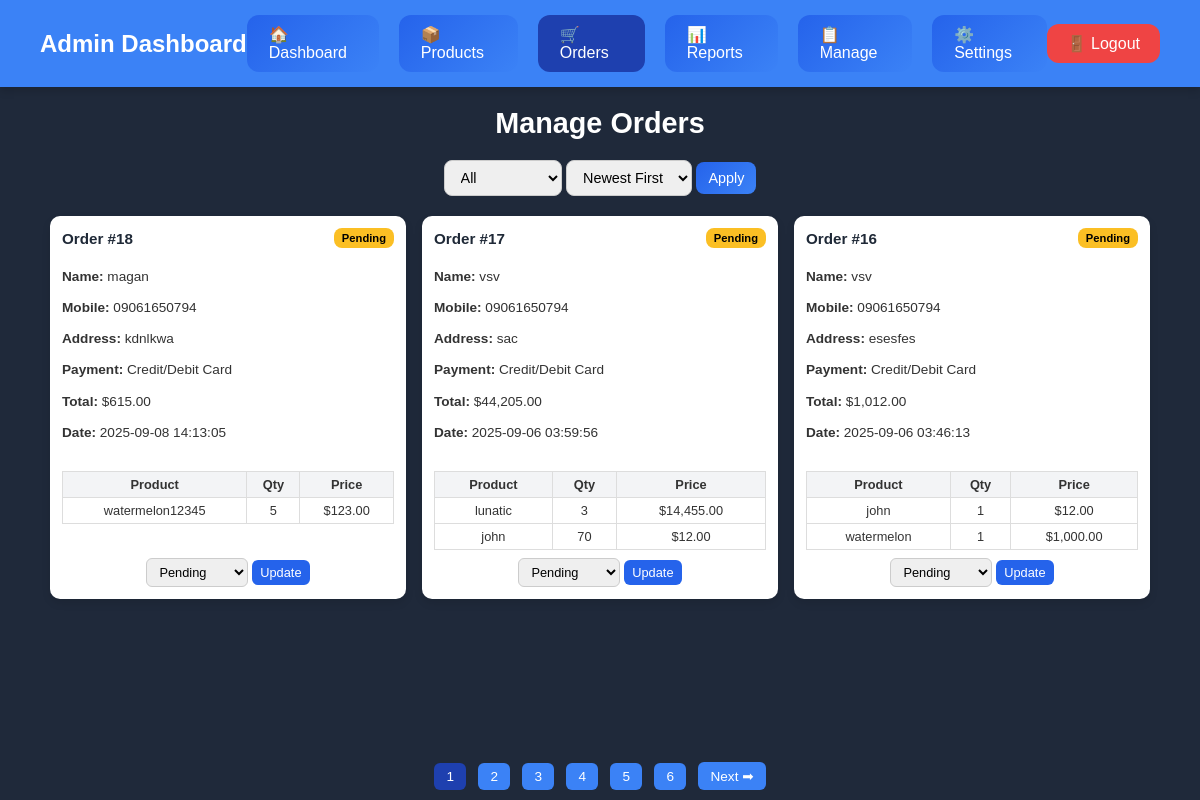
/order.php (signed in), run on the app's committed database.
### tables this page shows
CREATE TABLE `orders` (
  `id` int(11) NOT NULL,
  `customer_id` int(11) NOT NULL,
  `full_name` varchar(150) NOT NULL,
  `address` varchar(255) NOT NULL,
  `mobile` varchar(20) NOT NULL,
  `mobile_number` varchar(20) DEFAULT NULL,
  `total` decimal(10,2) NOT NULL,
  `payment_method` enum('Cash on Delivery','Credit/Debit Card','Gcash','PayPal') NOT NULL DEFAULT 'Cash on Delivery',
  `status` enum('Pending','Processing','Shipped','Delivered','Cancelled') DEFAULT 'Pending',
  `created_at` timestamp NOT NULL DEFAULT current_timestamp()
);

CREATE TABLE `order_items` (
  `id` int(11) NOT NULL,
  `order_id` int(11) NOT NULL,
  `product_id` int(11) NOT NULL,
  `quantity` int(11) NOT NULL,
  `price` decimal(10,2) NOT NULL
);

CREATE TABLE `products` (
  `id` int(11) NOT NULL,
  `name` varchar(100) NOT NULL,
  `description` text DEFAULT NULL,
  `image` varchar(255) DEFAULT NULL,
  `price` decimal(10,2) NOT NULL,
  `created_at` timestamp NOT NULL DEFAULT current_timestamp(),
  `quantity` int(11) NOT NULL DEFAULT 0
);

### order.php (the view, shortened to what this page needs)
<?php
include 'db.php';
$filter_status = isset($_GET['status']) ? $_GET['status'] : "All";
$sort_order = isset($_GET['sort']) ? $_GET['sort'] : "newest";
$limit = 3;
$page = isset($_GET['page']) ? (int)$_GET['page'] : 1;
$offset = ($page - 1) * $limit;
$where = "WHERE 1=1";
$params = [];
$types = "";
$orderBy = ($sort_order === "oldest") ? "ASC" : "DESC";
$sqlCount = "SELECT COUNT(*) AS total FROM orders $where";
$stmtCount = $conn->prepare($sqlCount);
$stmtCount->execute();
$totalOrders = $stmtCount->get_result()->fetch_assoc()['total'];
$totalPages = ceil($totalOrders / $limit);
$sql = "SELECT * FROM orders $where ORDER BY created_at $orderBy LIMIT ? OFFSET ?";
$stmt = $conn->prepare($sql);
if (!empty($params)) {
    $types .= "ii";
    $params[] = $limit;
    $params[] = $offset;
    $stmt->bind_param($types, ...$params);
} else {
    $stmt->bind_param("ii", $limit, $offset);
}
$stmt->execute();
$orders = $stmt->get_result();
?>
<!DOCTYPE html>
<html lang="en">
<head>
</head>
<body>
<header>
    <h2>Admin Dashboard</h2>
    <nav>
        <a href="home.php">🏠 Dashboard</a>
        <a href="products.php">📦 Products</a>
        <a href="order.php" class="active">🛒 Orders</a>
        <a href="report.php">📊 Reports</a>
        <a href="manage.php">📋 Manage</a>
        <a href="settings.php">⚙️ Settings</a>
    </nav>
    <a href="logout.php" class="logout">🚪 Logout</a>
</header>
<h2 class="page-title">Manage Orders</h2>
<div class="filter-bar">
    <form method="get">
        <select name="status">
            <option value="All" <?= $filter_status=="All"?"selected":"" ?>>All</option>
        </select>
        <select name="sort">
            <option value="newest" <?= $sort_order=="newest"?"selected":"" ?>>Newest First</option>
        </select>
        <button type="submit">Apply</button>
    </form>
</div>
<div class="container">
<?php while ($order = $orders->fetch_assoc()): ?>
    <div class="order-card">
        <div class="order-header">
            <h3>Order #<?= $order['id'] ?></h3>
            <span class="badge <?= $order['status'] ?>"><?= htmlspecialchars($order['status']) ?></span>
        </div>
        <div class="order-details">
            <p><strong>Name:</strong> <?= htmlspecialchars($order['full_name']) ?></p>
            <p><strong>Mobile:</strong> <?= htmlspecialchars($order['mobile']) ?></p>
            <p><strong>Address:</strong> <?= htmlspecialchars($order['address']) ?></p>
            <p><strong>Payment:</strong> <?= htmlspecialchars($order['payment_method']) ?></p>
            <p><strong>Total:</strong> $<?= number_format($order['total'],2) ?></p>
            <p><strong>Date:</strong> <?= $order['created_at'] ?></p>
        </div>
        <?php
        $stmt_items = $conn->prepare("SELECT oi.*, p.name FROM order_items oi
                                      JOIN products p ON oi.product_id=p.id
                                      WHERE oi.order_id=?");
        $stmt_items->bind_param("i", $order['id']);
        $stmt_items->execute();
        $items = $stmt_items->get_result();
        ?>
        <table class="items-table">
            <tr><th>Product</th><th>Qty</th><th>Price</th></tr>
            <?php while($item = $items->fetch_assoc()): ?>
                <tr>
                    <td><?= htmlspecialchars($item['name']) ?></td>
                    <td><?= $item['quantity'] ?></td>
                    <td>$<?= number_format($item['price'],2) ?></td>
                </tr>
            <?php endwhile; ?>
        </table>
        <form method="post" class="update-form">
            <select name="status">
                <option <?= $order['status']=="Pending"?"selected":"" ?>>Pending</option>
            </select>
            <button type="submit">Update</button>
        </form>
    </div>
<?php endwhile; ?>
</div>
<div class="pagination">
    <?php for ($i=1;$i<=$totalPages;$i++): ?>
        <a href="?page=<?= $i ?>&status=<?= $filter_status ?>&sort=<?= $sort_order ?>" class="<?= $i==$page?'active':'' ?>"><?= $i ?></a>
    <?php endfor; ?>
    <?php if ($page < $totalPages): ?>
        <a href="?page=<?= $page+1 ?>&status=<?= $filter_status ?>&sort=<?= $sort_order ?>">Next ➡</a>
    <?php endif; ?>
</div>
</body>
</html>

### order.php (style rules this page uses)
body { margin:0; font-family:"Poppins",sans-serif; background:#1f293a; color:#333; overflow-x:hidden; overflow-y:hidden; }
header { background:#3b82f6; padding:15px 40px; display:flex; justify-content:space-between; align-items:center; box-shadow:0 4px 8px rgba(0,0,0,0.15); }
header h2 { margin:0; color:#fff; font-weight:600; }
nav { flex:1; display:flex; justify-content:center; gap:20px; }
nav a { text-decoration:none; color:#fff; font-weight:500; padding:10px 22px; border-radius:12px; background:linear-gradient(135deg,#2563eb,#3b82f6); transition:all .3s ease; }
nav a.active { background:#1e40af; }
.logout { text-decoration:none; background:#ef4444; color:#fff; padding:10px 20px; border-radius:12px; font-weight:500; }
.page-title { text-align:center; margin:20px 0; font-size:1.8rem; color:#fff; }
.filter-bar { max-width:1200px; margin:0 auto 20px; display:flex; justify-content:center; gap:10px; }
.filter-bar select, .filter-bar button { padding:8px 12px; border-radius:8px; border:1px solid #ccc; font-size:0.9rem; }
.filter-bar button { background:linear-gradient(135deg,#2563eb,#3b82f6); color:#fff; border:none; cursor:pointer; font-weight:500; }
.container { max-width:1100px; margin:0 auto 80px; display:grid; grid-template-columns:repeat(3, 1fr); gap:16px; }
.order-card { background:#fff; padding:12px; border-radius:10px; box-shadow:0 4px 8px rgba(0,0,0,0.1); display:flex; flex-direction:column; font-size:0.85rem; min-height:260px; }
.order-header { display:flex; justify-content:space-between; align-items:center; margin-bottom:6px; }
.order-header h3 { margin:0; color:#1f2937; font-size:0.95rem; }
.badge { padding:4px 8px; border-radius:8px; font-size:0.7rem; font-weight:600; }
.badge.Pending { background:#fbbf24; color:#000; }
.order-details { margin-bottom:8px; line-height:1.3; }
.items-table { width:100%; border-collapse:collapse; margin:8px 0; font-size:0.8rem; }
.items-table th, .items-table td { border:1px solid #ddd; padding:5px; text-align:center; }
.items-table th { background:#f3f4f6; }
.update-form { text-align:center; margin-top:auto; }
.update-form select, .update-form button { padding:5px 8px; border-radius:6px; border:1px solid #ccc; font-size:0.8rem; }
.update-form button { background:#2563eb; color:#fff; border:none; cursor:pointer; }
.pagination { position:fixed; bottom:0; left:0; width:100%; text-align:center; background:#1f293a; padding:10px 0; z-index:999; }
.pagination a { display:inline-block; margin:0 4px; padding:6px 12px; background:#3b82f6; color:#fff; text-decoration:none; border-radius:6px; font-size:0.85rem; transition:.3s; }
.pagination a.active { background:#1e40af; }

### data on the page
orders: id "18", status "Pending", full_name "magan", mobile "09061650794", address "kdnlkwa", payment_method "Credit/Debit Card", total "615.00", created_at "2025-09-08 14:13:05"
order_items: product.name "watermelon12345", quantity "5", price "123.00"
orders: id "17", status "Pending", full_name "vsv", mobile "09061650794", address "sac", payment_method "Credit/Debit Card", total "44,205.00", created_at "2025-09-06 03:59:56"
order_items: product.name "lunatic", quantity "3", price "14,455.00"
order_items: product.name "john", quantity "70", price "12.00"
orders: id "16", status "Pending", full_name "vsv", mobile "09061650794", address "esesfes", payment_method "Credit/Debit Card", total "1,012.00", created_at "2025-09-06 03:46:13"
order_items: product.name "john", quantity "1", price "12.00"
order_items: product.name "watermelon", quantity "1", price "1,000.00"
